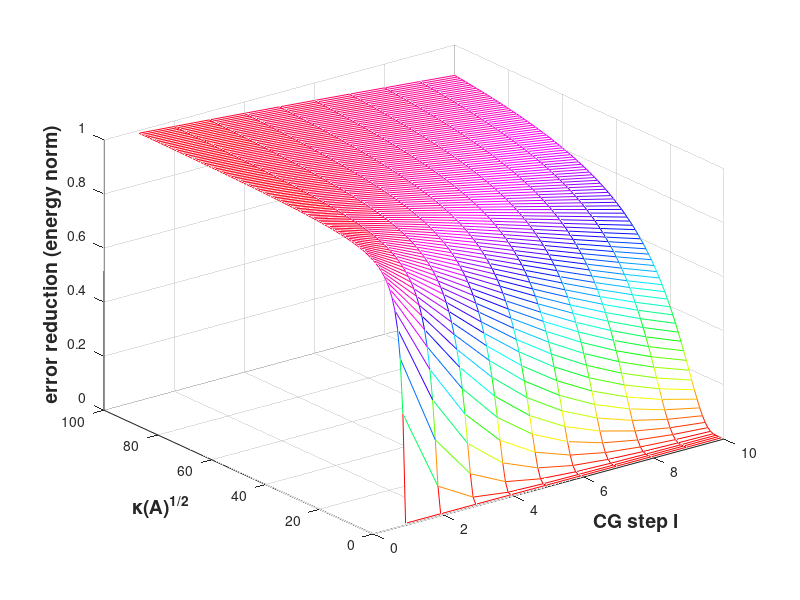
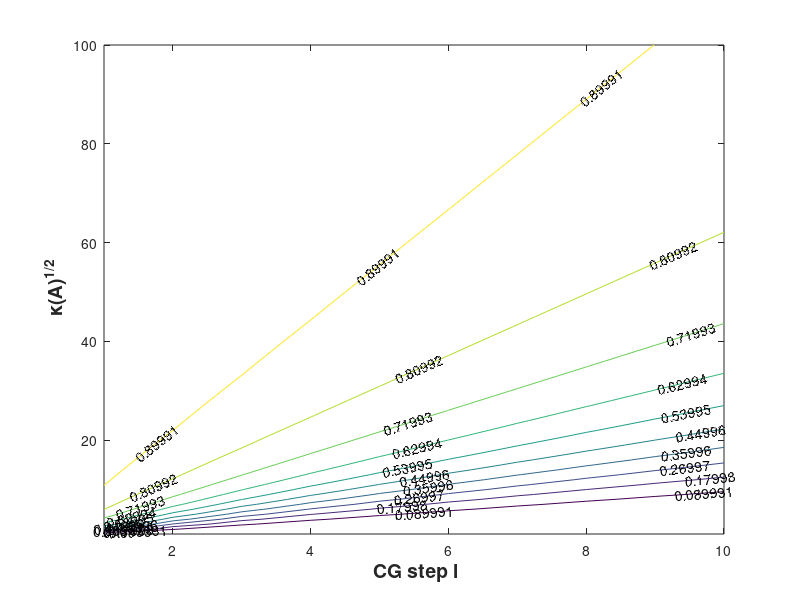

Reproduce these figures in MATLAB, in order.
function plottheorate
% Python: ../PYTHON/ConjugateGradient.py plottheorate()

[X,Y] = meshgrid(1:10,1:100); R = zeros(100,10);
for I=1:100
  t = 1/I;
  for j=1:10
    R(I,j) = 2*(1-t)^j/((1+t)^(2*j)+(1-t)^(2*j));
  end
end

figure; view([-45,28]); mesh(X,Y,R); colormap hsv;
xlabel('{\bf CG step l}','Fontsize',14);
ylabel('{\bf \kappa(A)^{1/2}}','Fontsize',14);
zlabel('{\bf error reduction (energy norm)}','Fontsize',14);

print -depsc2 '../PICTURES/theorate1.eps';

figure; [C,h] = contour(X,Y,R); clabel(C,h);
xlabel('{\bf CG step l}','Fontsize',14);
ylabel('{\bf \kappa(A)^{1/2}}','Fontsize',14);

print -depsc2 '../PICTURES/theorate2.eps';